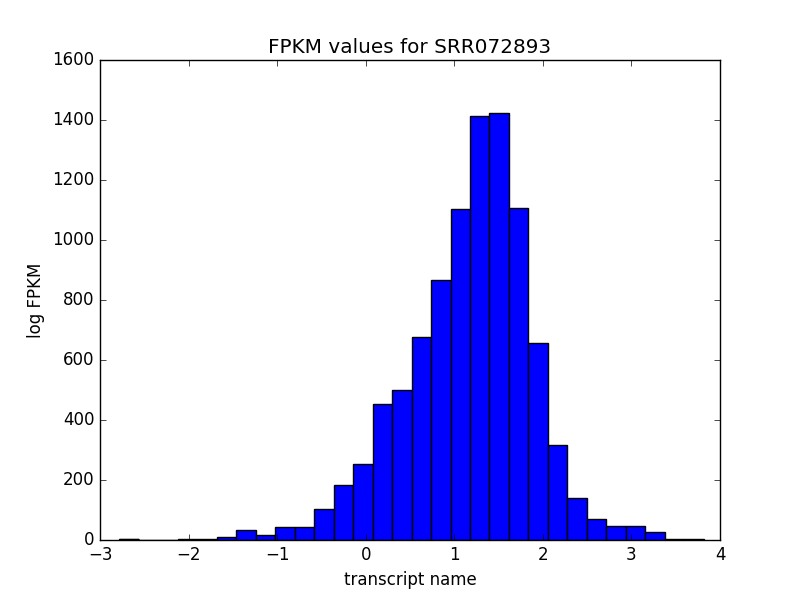

The script that saved this image:
#!/usr/bin/env python

#Useage: ./script.py .ctab

import sys
import pandas as pd
import matplotlib.pyplot as plt
import numpy as np

df = pd.read_table(sys.argv[1])



fpkm_values = df["FPKM"] > 0 
fpkm_nonzero = df[fpkm_values]["FPKM"]

t_values = df[fpkm_values]["t_name"] 
log_values = np.log10(fpkm_nonzero)

plt.figure()
plt.hist( log_values, bins=30)
#plt.plot( male_Sxl, color="b" )
#plt.scatter( replica, fem_reps_Sxl, color="r")
#plt.scatter( replica, male_reps_Sxl, color="b")
plt.title("FPKM values for SRR072893")
plt.xlabel("transcript name")
plt.ylabel("log FPKM")
#plt.show()
plt.savefig("histo.png")
plt.close()
